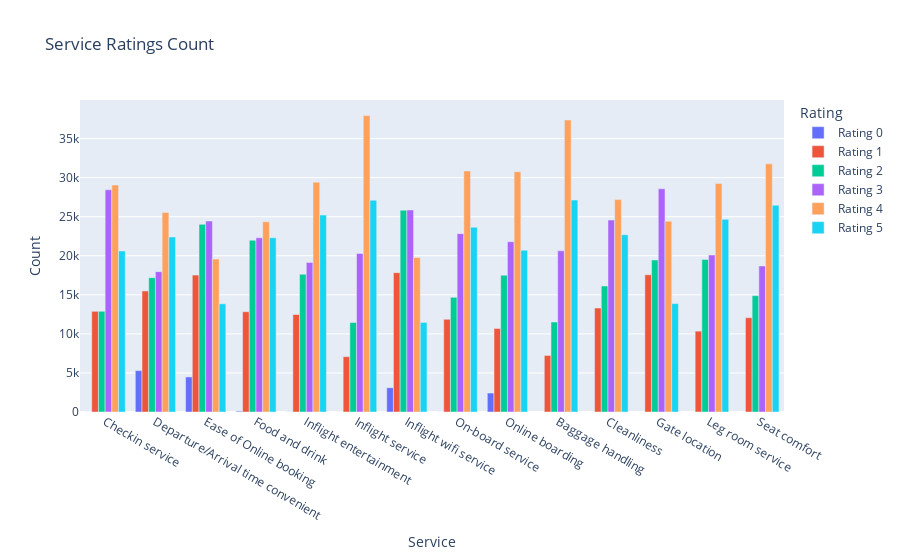

Notebook source saved alongside this figure:
### Markdown cell above
## Service Rating

### Code cell
import plotly.graph_objects as go

melted_data = df.melt(id_vars='Gender', value_vars=int8_cols, var_name='Service', value_name='Rating')

# Count the number of each rating for each service
count_data = melted_data.groupby(['Service', 'Rating']).size().reset_index(name='Count')

# Create a bar chart with bars separated by rating
fig = go.Figure()

sorted_ratings = sorted(count_data['Rating'].unique())

for rating in sorted_ratings:
    fig.add_trace(go.Bar(
        x=count_data[count_data['Rating'] == rating]['Service'],
        y=count_data[count_data['Rating'] == rating]['Count'],
        name=f'Rating {rating}'
    ))

fig.update_layout(
    title='Service Ratings Count',
    xaxis_title='Service',
    yaxis_title='Count',
    legend_title='Rating',
    barmode='group'
)

fig.show()

### Figure 1 — Plotly figure (JSON) as saved in the notebook; plotly's stock layout.template omitted (floating-point values rounded to 4 significant figures)
{"data": [{"name": "Rating 0", "type": "bar", "x": ["Checkin service", "Departure/Arrival time convenient", "Ease of Online booking", "Food and drink", "Inflight entertainment", "Inflight service", "Inflight wifi service", "On-board service", "Online boarding"], "y": [1, 5300, 4487, 107, 14, 3, 3103, 3, 2428]}, {"name": "Rating 1", "type": "bar", "x": ["Baggage handling", "Checkin service", "Cleanliness", "Departure/Arrival time convenient", "Ease of Online booking", "Food and drink", "Gate location", "Inflight entertainment", "Inflight service", "Inflight wifi service", "Leg room service", "On-board service", "Online boarding", "Seat comfort"], "y": [7237, 12890, 13318, 15498, 17525, 12837, 17562, 12478, 7084, 17840, 10353, 11872, 10692, 12075]}, {"name": "Rating 2", "type": "bar", "x": ["Baggage handling", "Checkin service", "Cleanliness", "Departure/Arrival time convenient", "Ease of Online booking", "Food and drink", "Gate location", "Inflight entertainment", "Inflight service", "Inflight wifi service", "Leg room service", "On-board service", "Online boarding", "Seat comfort"], "y": [11521, 12893, 16132, 17191, 24021, 21988, 19459, 17637, 11457, 25830, 19525, 14681, 17505, 14897]}, {"name": "Rating 3", "type": "bar", "x": ["Baggage handling", "Checkin service", "Cleanliness", "Departure/Arrival time convenient", "Ease of Online booking", "Food and drink", "Gate location", "Inflight entertainment", "Inflight service", "Inflight wifi service", "Leg room service", "On-board service", "Online boarding", "Seat comfort"], "y": [20632, 28446, 24574, 17966, 24449, 22300, 28578, 19139, 20299, 25868, 20098, 22833, 21804, 18696]}, {"name": "Rating 4", "type": "bar", "x": ["Baggage handling", "Checkin service", "Cleanliness", "Departure/Arrival time convenient", "Ease of Online booking", "Food and drink", "Gate location", "Inflight entertainment", "Inflight service", "Inflight wifi service", "Leg room service", "On-board service", "Online boarding", "Seat comfort"], "y": [37383, 29055, 27191, 25546, 19571, 24359, 24426, 29423, 37945, 19794, 29261, 30867, 30762, 31766]}, {"name": "Rating 5", "type": "bar", "x": ["Baggage handling", "Checkin service", "Cleanliness", "Departure/Arrival time convenient", "Ease of Online booking", "Food and drink", "Gate location", "Inflight entertainment", "Inflight service", "Inflight wifi service", "Leg room service", "On-board service", "Online boarding", "Seat comfort"], "y": [27131, 20619, 22689, 22403, 13851, 22313, 13879, 25213, 27116, 11469, 24667, 23648, 20713, 26470]}], "layout": {"barmode": "group", "legend": {"title": {"text": "Rating"}}, "title": {"text": "Service Ratings Count"}, "xaxis": {"title": {"text": "Service"}}, "yaxis": {"title": {"text": "Count"}}}}
